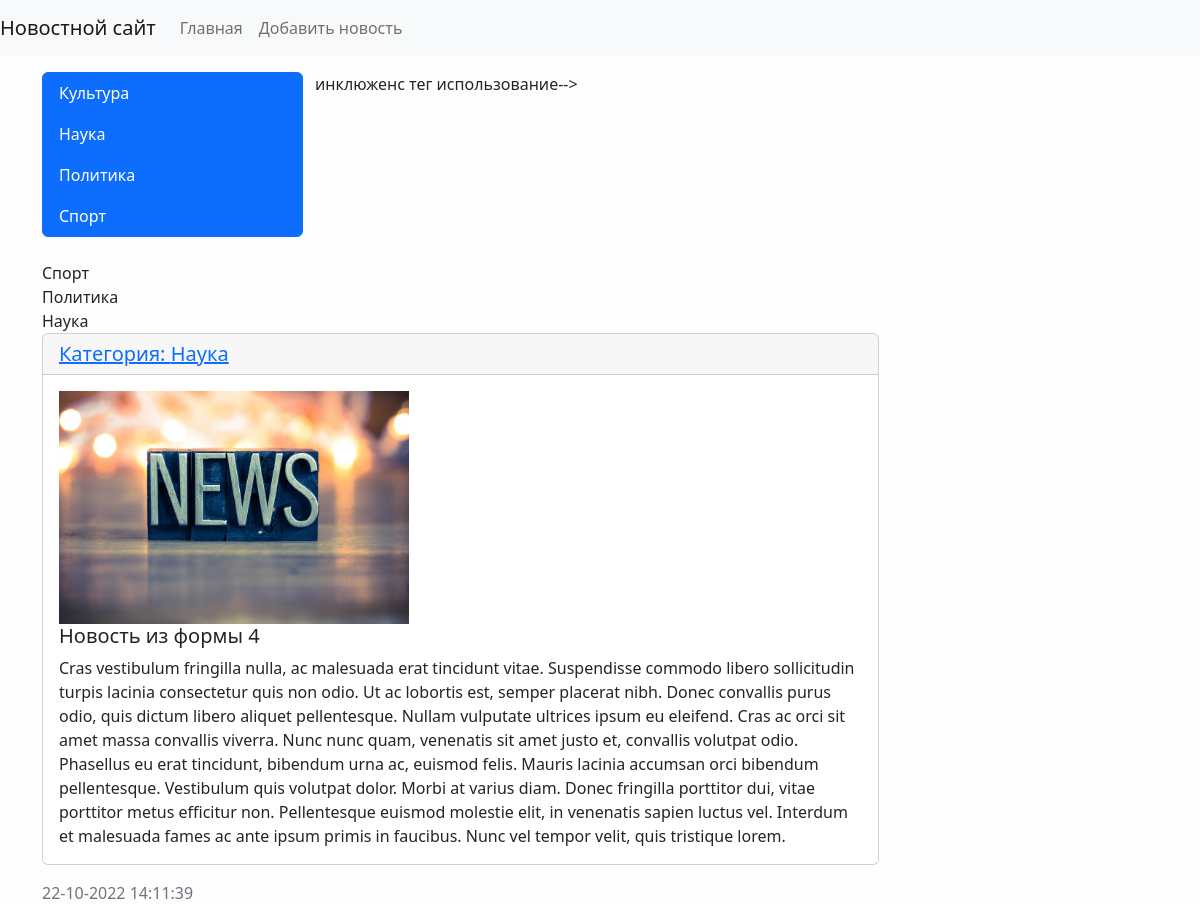
The app's page /news/11/ with its own data.
### news/models.py (models this page shows, shortened)
class Category(models.Model):
    title = models.CharField(max_length=150, db_index=True, verbose_name='Наименование категории')
    def get_absolute_url(self):
        return reverse('category', kwargs={'category_id': self.pk})
    class Meta:
        verbose_name = 'Категория'
        verbose_name_plural = 'Категории'
        ordering = ['title'] #сортировка

class News(models.Model):
    title = models.CharField(max_length=150, verbose_name = 'Наименование')
    content = models.TextField(blank=True, verbose_name = 'Контент')
    created_at = models.DateTimeField(auto_now_add=True, verbose_name = 'Дата публикации')
    updated_at = models.DateTimeField(auto_now=True, verbose_name = 'Обновлено')
    photo = models.ImageField(upload_to='photos/%Y/%m/%d/', verbose_name = 'Фото', blank=True)
    is_published = models.BooleanField(default=True, verbose_name = 'Опубликовано')
    category = models.ForeignKey('Category', on_delete=models.PROTECT, verbose_name='Категория') #связь с таблицей категориями линковка
    views = models.IntegerField(default=0)
    class Meta:
        verbose_name = 'Новость'
        verbose_name_plural = 'Новости'
        ordering = ['-created_at'] #сортировка

### news/views.py (the view)
# urls.py: path('news/<int:pk>/', ViewNews.as_view(), name='view_news'),
class ViewNews(DetailView):
    model = News
    context_object_name = 'news_item'

### news/templatetags/news_tags.py (called while the page is built)
@register.simple_tag(name='get_list_categories')
def get_categories():
    return Category.objects.all()

@register.inclusion_tag('news/list_categories.html')
def show_categories():  #можно передать агрументы этой функции
    categories = Category.objects.annotate(cnt=Count('news')).filter(cnt__gt=0)
    return {'categories': categories}

### news/templates/news/news_detail.html (shortened to what this page needs)
{% extends 'base.html' %}
{% block sidebar %}
{% include 'inc/_sidebar.html' %}
{% endblock %}
        {% block content %}
            <div class="card mb-3">
                <h5 class="card-header"> <a href="{{ news_item.category.get_absolute_url }}">Категория: {{ news_item.category.title }}</a></h5>
                <div class="card-body">
                        {% if item.photo%}
                        <img src="{{ news_item.photo.url }}" alt="" width="350" height="233" class="float-left mr-3">
                        {% else %}
                        <img src="../../../media/photos/2022/10/16/icon19.jpg" alt="" width="350">
                        {% endif %}
                          <h5 class="card-title">{{ news_item.title }}</h5>
                          <p class="card-text">{{ news_item.content }}</p>
                    </div>
                </div>
                <div class="card-footer text-muted">
                    {{ news_item.created_at|date:"d-m-Y H:i:s" }}
                </div>
            </div>
{% endblock %}

### templates/inc/_sidebar.html
{% load news_tags %}
 <div class="list-group">
     {% get_list_categories as categories %}
     {% for item_category in categories %}
     <a href="{% url 'category' item_category.pk %}" class="list-group-item list-group-item-action active" aria-current="true">{{ item_category.title }}</a>
     {% endfor %}
 </div>
<br>

### news/templates/news/list_categories.html (shortened to what this page needs)
     {% for item_category in categories %}
     <a href="{{ item.get_absolute_url }}" class="list-group-item list-group-item-action active" aria-current="true">{{ item_category.title }}
     </a>
     {% endfor %}
 </div>

### mysite/static/css/style.css (style rules this page uses)
body { background-color: #fefefe; }

### records on screen
Category: title "Культура"
Category: title "Наука"
Category: title "Политика"
Category: title "Спорт"
News: category "Наука", title "Новость из формы 4", content "Cras vestibulum fringilla nulla, ac malesuada erat tincidunt vitae. Suspendisse commodo libero sollicitudin turpis lacinia consectetur quis non odio. Ut ac lobortis est, semper placerat nibh. Donec convallis purus odio, quis dictum libero aliquet pellentesque. Nullam vulputate ultrices ipsum eu eleifend. Cras ac orci sit amet massa convallis viverra. Nunc nunc quam, venenatis sit amet justo et, convallis volutpat odio. Phasellus eu erat tincidunt, bibendum urna ac, euismod felis. Mauris lacinia accumsan orci bibendum pellentesque. Vestibulum quis volutpat dolor. Morbi at varius diam. Donec fringilla porttitor dui, vitae porttitor metus efficitur non. Pellentesque euismod molestie elit, in…", created_at "22-10-2022 14:11:39"
